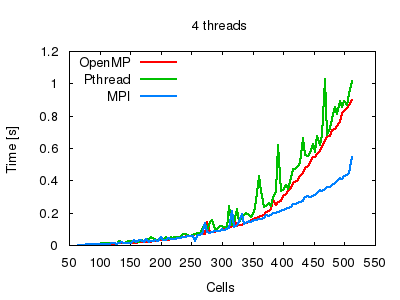

The script that drew this image:
set terminal png truecolor size 400,300 font "Helvetica" 10
set out "tests_perf.png"
set key top left
#set logscale xy
set xlabel "Cells"
set ylabel "Time [s]"
set title "4 threads"
plot \
    "tests_perf.tsv" using 1:3 title "OpenMP" with lines lw 2, \
    "tests_perf.tsv" using 1:4 title "Pthread" with lines lw 2, \
    "tests_perf.tsv" using 1:5 title "MPI" with lines lw 2
